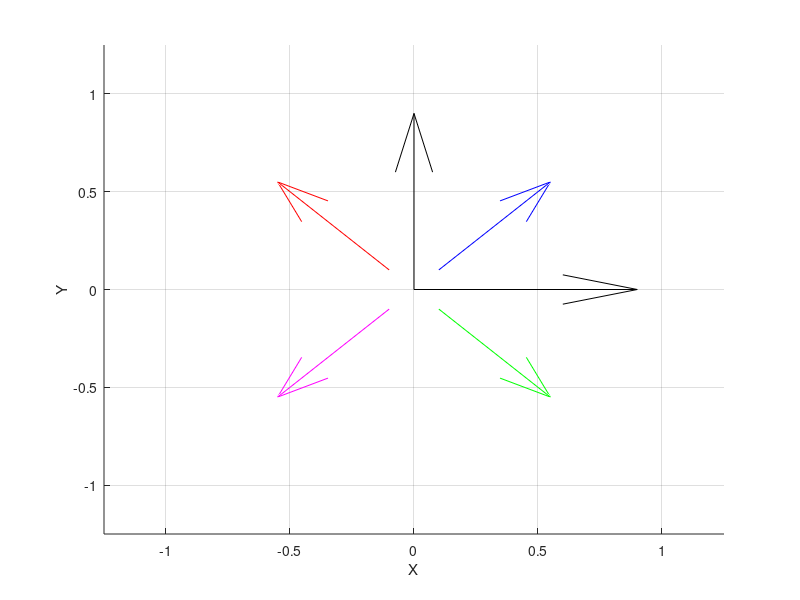

The MATLAB source for this figure:
%% Visualize all the shit
% Assumes the following configuration:
%       y           a | b
%       |           -----
%       |___x       d | c

% HK
clear all
close all
% Const
cos45 = sqrt(2)/2;

% Plot
figure(1);hold on;grid on;
% Photodiode array coordinate system
quiver3(0,0,0,1,0,0,'k');quiver3(0,0,0,0,1,0,'k');quiver3(0,0,0,0,0,1,'k');
xlabel('X');ylabel('Y');zlabel('Z');
axis([-1.25 1.25 -1.25 1.25 0 1.25]);
% Photodiode A
quiver3(-0.1,0.1,0.1,-0.5,0.5,cos45,'r');
% Photodiode B
quiver3(0.1,0.1,0.1,0.5,0.5,cos45,'b');
% Photodiode C
quiver3(0.1,-0.1,0.1,0.5,-0.5,cos45,'g');
% Photodiode D
quiver3(-0.1,-0.1,0.1,-0.5,-0.5,cos45,'m');
